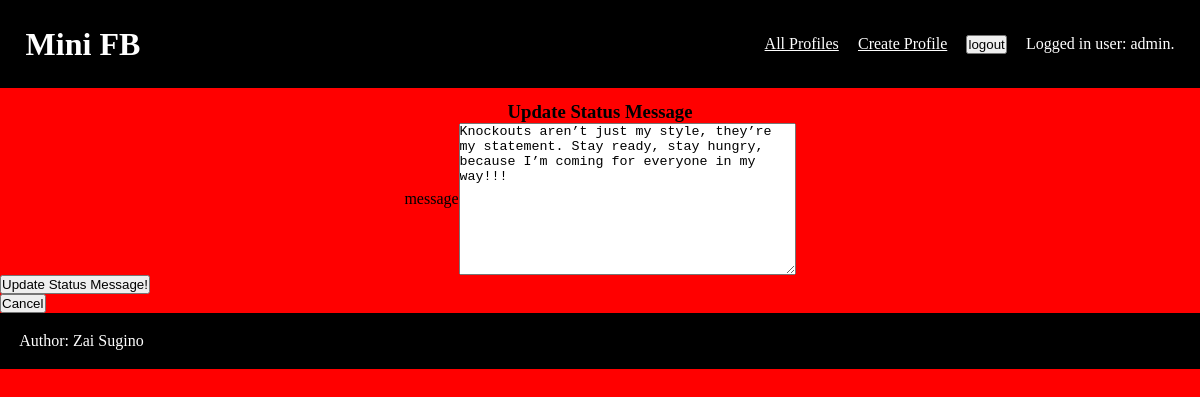
/mini_fb/status/2/update (signed in), run on an earlier commit of the app's database.
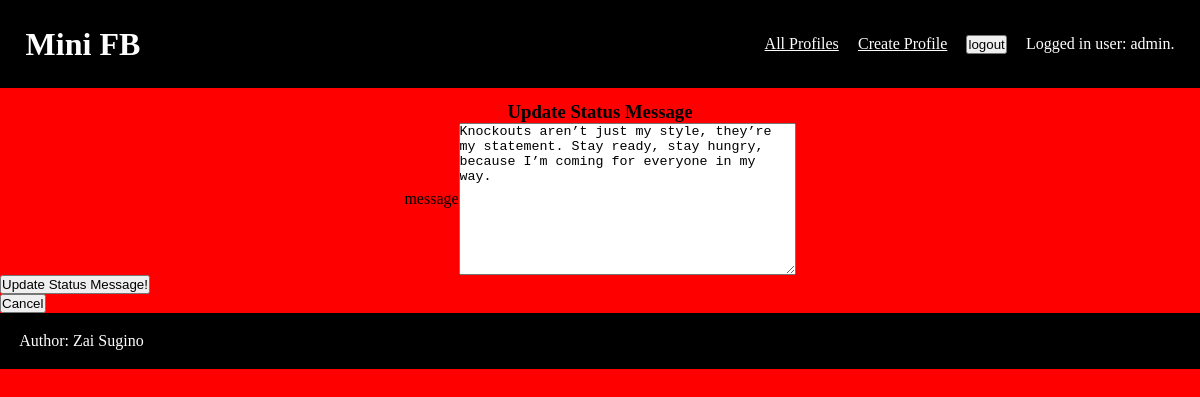
And on a later commit of the database.
### mini_fb/models.py (models this page shows, shortened)
class StatusMessage(models.Model):
  profile = models.ForeignKey("Profile", on_delete=models.CASCADE)
  timestamp = models.DateTimeField(auto_now=True)
  message = models.TextField(blank=False)

### mini_fb/views.py (the view, shortened to what this page needs)
# urls.py: path('status/<int:pk>/update', views.UpdateStatusMessageView.as_view(), name='update_status'),
class UpdateStatusMessageView(LoginRequiredMixin, UpdateView):
  form_class = UpdateStatusMessageForm
  model = StatusMessage
  template_name = "mini_fb/update_status_form.html"
  context_object_name = "status"

### mini_fb/forms.py
class UpdateStatusMessageForm(forms.ModelForm):
  class Meta:
    model = StatusMessage
    fields = ['message']

### mini_fb/templates/mini_fb/update_status_form.html (shortened to what this page needs)
{% extends 'mini_fb/base.html' %} {% block content %}
<h3>Update Status Message</h3>
<form method="POST">
  {% csrf_token %} {% for field in form %}
  <div class="field-container">
    <div>{{field.name}}</div>
    <div class="field">{{field}}</div>
  </div>
  {% endfor %}
  <div>
    <input
      type="submit"
      name="Update Status Message!"
      value="Update Status Message!"
    />
  </div>
</form>
<form method="GET" action="{% url 'show_profile' status.profile.pk %}">
  <input type="submit" name="Cancel" value="Cancel" />
</form>
{% endblock %}

What changed in the data, as far as the page shows it:
changed StatusMessage: message "Knockouts aren’t just my style, they’re my statement. Stay ready, stay hungry, because I’m coming for everyone in my way!!!" → "Knockouts aren’t just my style, they’re my statement. Stay ready, stay hungry, because I’m coming for everyone in my way."
